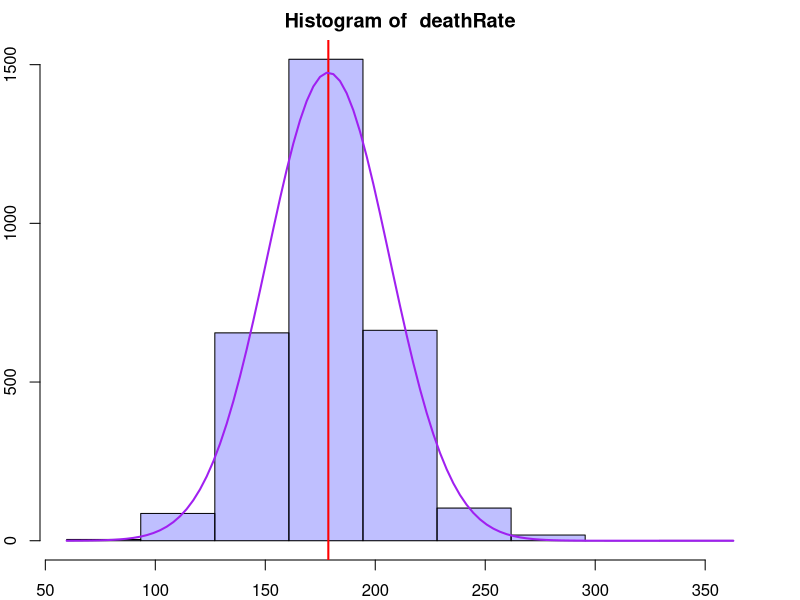
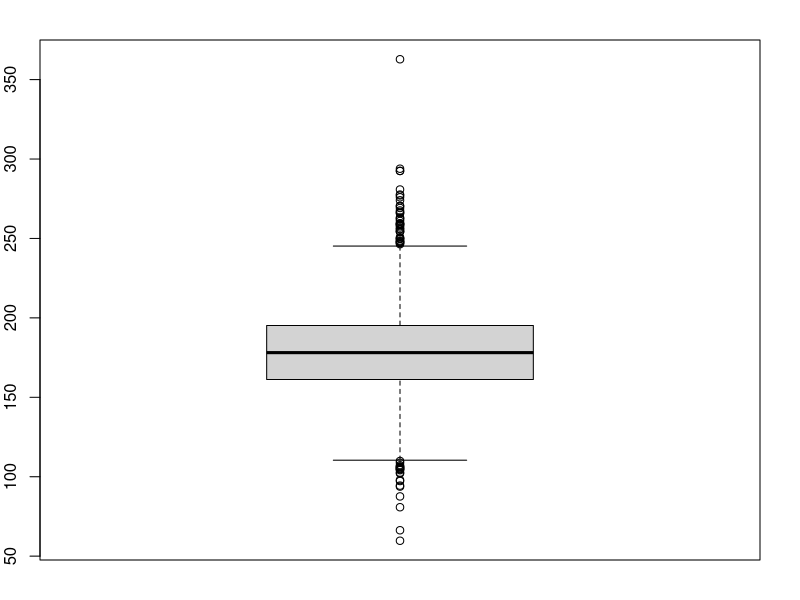
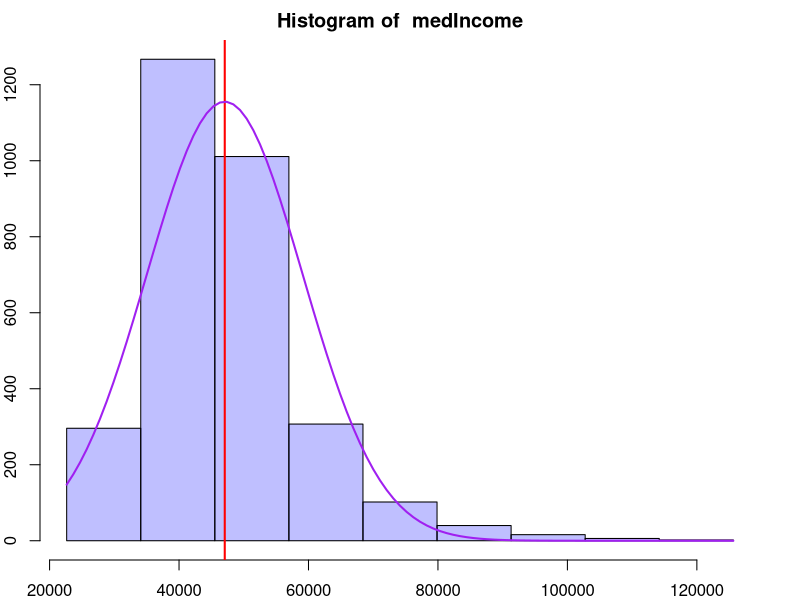
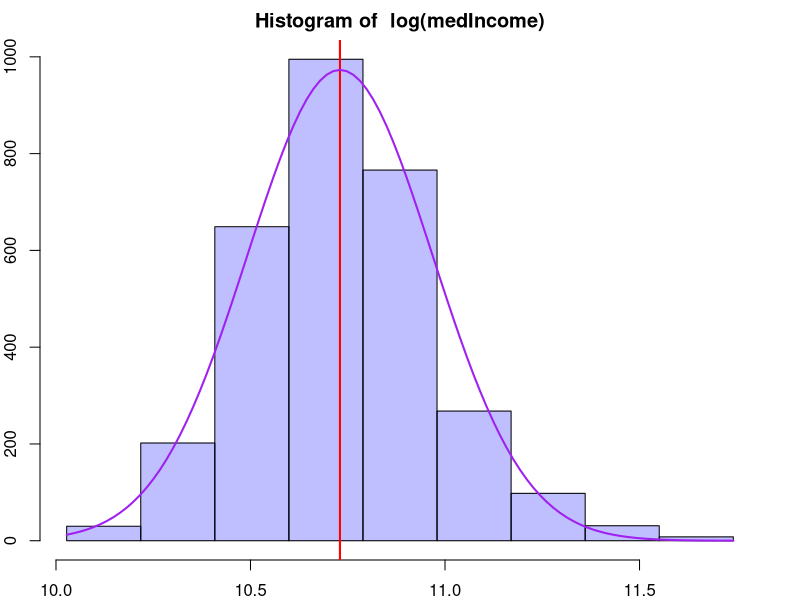
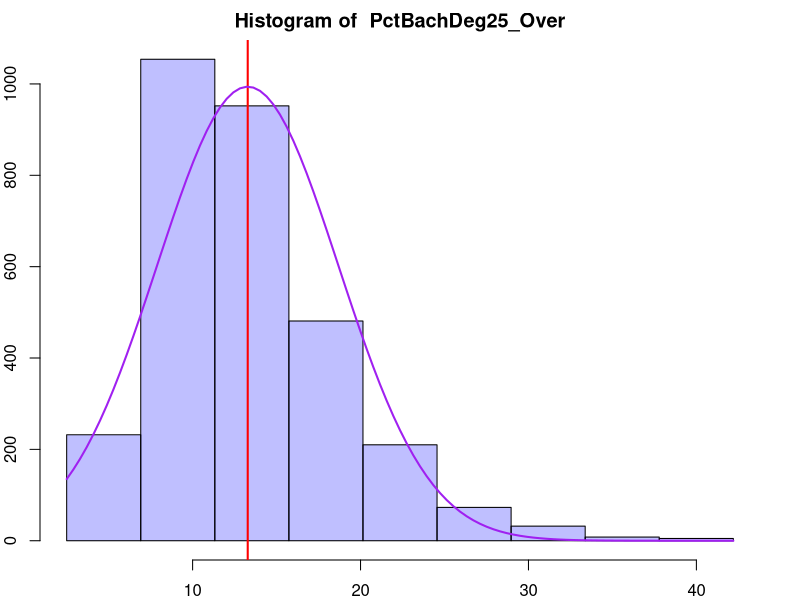
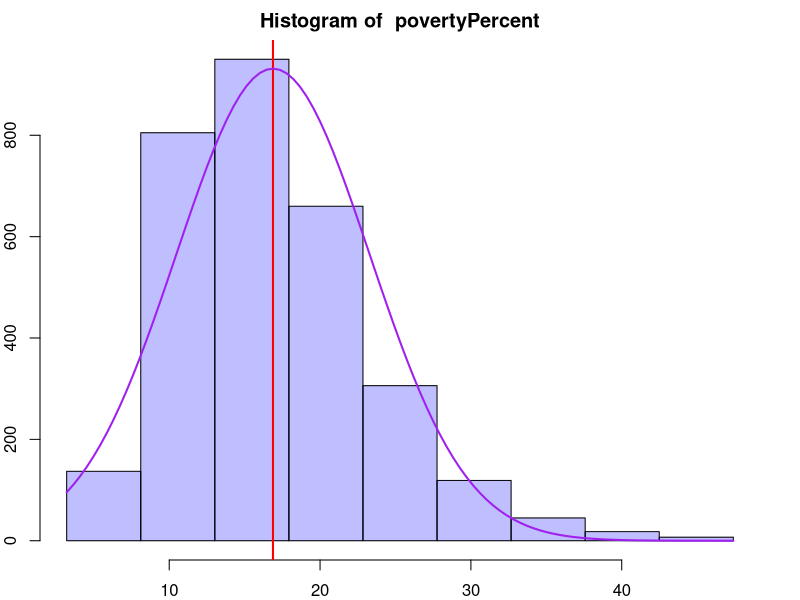
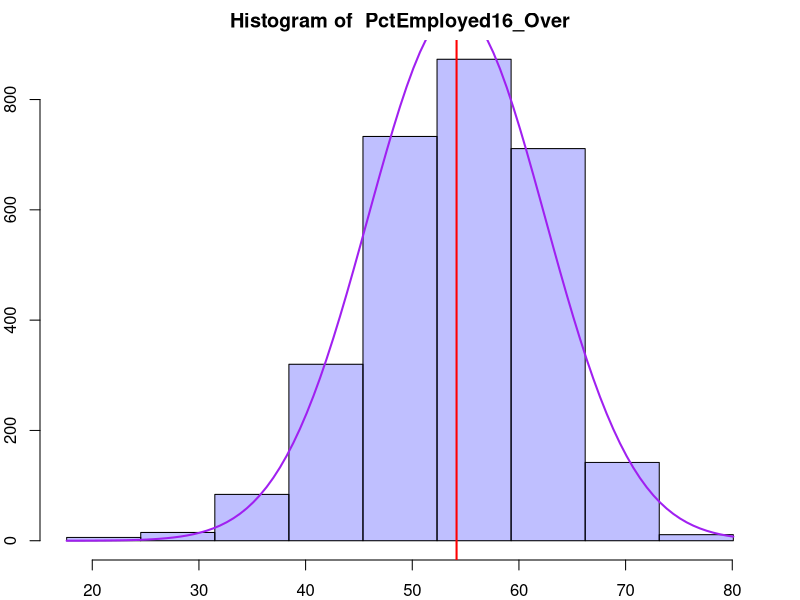
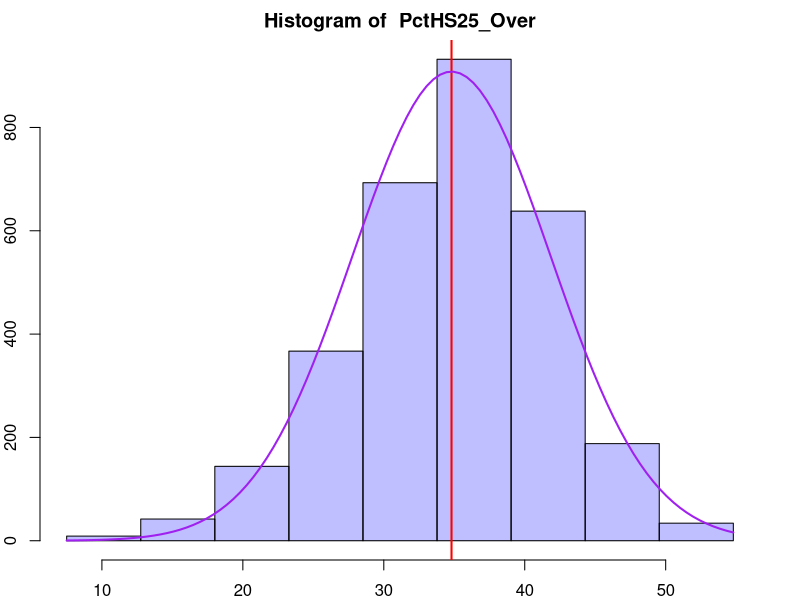

The R script that drew these images, in order:
## ---- chunk 1
knitr::opts_chunk$set(echo = TRUE)
## ---- chunk 2
setwd('~/Documents/MIDS/W203/hw/Lab_1/Cancer_EDA')
Cancer = read.csv('cancer.csv')
par(mar = rep(2, 4))
## ---- chunk 3
colnames(Cancer)
## ---- chunk 4
summary(Cancer)
attach(Cancer)
## ---- chunk 5
# convenient wrapper function for a prettier histogram
histWithNorm <- function(vec, name) {
  # calculate the breaks for the histogram
  vecMin <- min(vec, na.rm=TRUE)
  vecMax <- max(vec, na.rm=TRUE)
  breaks <- seq(vecMin, vecMax, length.out=10) 
  vecHist <- hist(vec, col=rgb(0,0,1,1/4), breaks=breaks, main=paste("Histogram of ", name), xlab=name)
  
  # add a red line down the mean
  vecMean <- mean(vec, na.rm=TRUE)
  abline(v = vecMean, col="red", lwd=2)
  
  # plot a normal distribution over the histogram to visually compare the distributions
  vecSd <- sd(vec, na.rm=TRUE)
  # create the domain. span 6 sd's centered at the mean
  x <- seq(vecMean - 3 * vecSd, vecMean + 3 * vecSd, length.out=100)
  # get the width between each break
  histWidth <- breaks[2] - breaks[1]
  # calculate the area of the histogram and use it as the scale factor
  scaleFactor <- sum(histWidth * vecHist$counts)
  curve(dnorm(x, mean=vecMean, sd=vecSd) * scaleFactor, add=TRUE, col="purple", lwd=2)
}
## ---- chunk 6
histWithNorm(deathRate, "deathRate")
boxplot(deathRate)
## ---- chunk 7
# function that counts the number of elements in a vector that satisfy the predicate
# convenient for checking certain sanity bounds and counting how many are out of the bounds
count.by <- function(vec, predicate) {
  yes <- 0
  no <- 0
  for (n in vec) {
    if (predicate(n)) {
      yes <- yes + 1
    } else {
      no <- no + 1
    }
  }
  return(c(yes, no))
}
## ---- chunk 8
count.by(AvgHouseholdSize, function(num) num < 1)
cleanAvgHouseholdSize <- AvgHouseholdSize >= 1
## ---- chunk 9
count.by(MedianAge, function(num) num >= 200)
cleanMedianAge <- MedianAge < 200
## ---- chunk 10
count.by(PctEmployed16_Over, is.na)
cleanPctEmployed16_Over <- !is.na(PctEmployed16_Over)
## ---- chunk 11
count.by(PctSomeCol18_24, is.na)
cleanPctSomeCol18_24 <- !is.na(PctSomeCol18_24)
## ---- chunk 12
histWithNorm(medIncome, "medIncome")
histWithNorm(log(medIncome), "log(medIncome)")
## ---- chunk 13
Cancer$logMedIncome <- log(medIncome)
## ---- chunk 14
histWithNorm(PctBachDeg25_Over, "PctBachDeg25_Over")
histWithNorm(povertyPercent, "povertyPercent")
histWithNorm(PctEmployed16_Over, "PctEmployed16_Over")
histWithNorm(PctHS25_Over, "PctHS25_Over")
histWithNorm(PctPublicCoverage, "PctPublicCoverage")
histWithNorm(PctPrivateCoverage, "PctPrivateCoverage")
histWithNorm(PctUnemployed16_Over, "PctUnemployed16_Over")
## ---- chunk 15
# some columns were added, so lets update the attached version
detach(Cancer)
attach(Cancer)
## ---- chunk 16
# get just the numeric columns
numericColumns <- sapply(Cancer, is.numeric)
NumericCancer <- Cancer[, numericColumns]
# get each correlations with each column
correlations <- apply(NumericCancer, 2, function(col) cor(col, deathRate))
correlations <- correlations[!is.na(correlations)]
## ---- chunk 17
# clean the  out of PctEmployed16_Over and calculate correlation
corPctEmployed16_Over <- cor(PctEmployed16_Over[cleanPctEmployed16_Over],
                             deathRate[cleanPctEmployed16_Over])
# append it to the vector of correlations and name the entry
correlations <- c(correlations, corPctEmployed16_Over)
names(correlations)[length(correlations)] <- "PctEmployed16_Over"

# add the rest of the cleaned variables
corPctSomeCol18_24 <- cor(PctSomeCol18_24[cleanPctSomeCol18_24],
                          deathRate[cleanPctSomeCol18_24])
correlations <- c(correlations, corPctSomeCol18_24)
names(correlations)[length(correlations)] <- "PctSomeCol18_24"

corAvgHouseholdSize <- cor(AvgHouseholdSize[cleanAvgHouseholdSize],
                           deathRate[cleanAvgHouseholdSize])
correlations <- c(correlations, corAvgHouseholdSize)
names(correlations)[length(correlations)] <- "cleanAvgHouseholdSize"

corMedianAge <- cor(MedianAge[cleanMedianAge],
                    deathRate[cleanMedianAge])
correlations <- c(correlations, corMedianAge)
names(correlations)[length(correlations)] <- "cleanMedianAge"
correlations
## ---- chunk 18
# sort them
correlations <- correlations[order(abs(correlations), decreasing=TRUE)]
# remove the cor of deathRate with itself, which is 1, and always the first element after sorting
correlations <- correlations[2:length(correlations)]
correlations <- correlations[abs(correlations) >= 0.3]
correlations
## ---- chunk 19
plotInfo <- function(vec, name, corr) {
  plot(vec, deathRate, cex=0.2, sub=paste("r = ", corr), xlab=name, main=paste("deathRate vs ", name))
}

for (i in 1:length(correlations)) {
  name <- names(correlations)[i]
  plotInfo(unlist(Cancer[name]), name, correlations[i])
}
## ---- chunk 20

# Race-related variables
raceVars = Cancer[, c("PctWhite", "PctBlack", "PctAsian", "PctOtherRace")]

# get each correlations with each column
raceCors <- apply(raceVars, 2, function(col) cor(col, deathRate))

for (i in 1:length(raceCors)) {
  name <- names(raceCors)[i]
  plotInfo(unlist(Cancer[name]), name, raceCors[i])
}
## ---- chunk 21

plotInfoPctBlack <- function(vec, name, corr) {
  plot(vec, Cancer$PctBlack, cex=0.2, sub=paste("r = ", corr), xlab=name, main=paste("PctBlack vs ", name))
}

plotInfoPctBlack(Cancer$povertyPercent, "povertyPercent", cor(Cancer$PctBlack, Cancer$povertyPercent))
plotInfoPctBlack(Cancer$PctUnemployed16_Over, "PctUnemployed16_Over", cor(Cancer$PctBlack, Cancer$PctUnemployed16_Over))
## ---- chunk 22
plotInfoPctBlack(Cancer$logMedIncome, "logMedIncome", cor(Cancer$PctBlack, Cancer$logMedIncome))
plotInfoPctBlack(Cancer$PctBachDeg25_Over, "PctBachDeg25_Over", cor(Cancer$PctBlack, Cancer$PctBachDeg25_Over))
plotInfoPctBlack(Cancer$PctPrivateCoverage, "PctPrivateCoverage", cor(Cancer$PctBlack, Cancer$PctPrivateCoverage))
## ---- chunk 23

# Martial status-related variables
marriedVars = Cancer[, c("PercentMarried", "PctMarriedHouseholds")]

# get each correlations with each column
marriedCors <- apply(marriedVars, 2, function(col) cor(col, deathRate))

for (i in 1:length(marriedCors)) {
  name <- names(marriedCors)[i]
  plotInfo(unlist(Cancer[name]), name, marriedCors[i])
}
## ---- chunk 24

# `PctMarried`

plotInfoPctMarried <- function(vec, name, corr) {
  plot(vec, Cancer$PercentMarried, cex=0.2, sub=paste("r = ", corr), xlab=name, main=paste("PercentMarried vs ", name))
}

## Variables positively correlated with `deathRate` 
plotInfoPctMarried(Cancer$povertyPercent, "povertyPercent", cor(Cancer$PercentMarried, Cancer$povertyPercent))
plotInfoPctMarried(Cancer$PctUnemployed16_Over, "PctUnemployed16_Over", cor(Cancer$PercentMarried, Cancer$PctUnemployed16_Over))

## Variables negetively correlated with `deathRate` 
plotInfoPctMarried(Cancer$logMedIncome, "logMedIncome", cor(Cancer$PercentMarried, Cancer$logMedIncome))
plotInfoPctMarried(Cancer$PctBachDeg25_Over, "PctBachDeg25_Over", cor(Cancer$PercentMarried, Cancer$PctBachDeg25_Over))
plotInfoPctMarried(Cancer$PctPrivateCoverage, "PctPrivateCoverage", cor(Cancer$PercentMarried, Cancer$PctPrivateCoverage))

# `PctMarriedHouseholds`

plotInfoPctMarriedHouseholds <- function(vec, name, corr) {
  plot(vec, Cancer$PctMarriedHouseholds, cex=0.2, sub=paste("r = ", corr), xlab=name, main=paste("PctMarriedHouseholds vs ", name))
}

## Variables positively correlated with `deathRate` 
plotInfoPctMarriedHouseholds(Cancer$povertyPercent, "povertyPercent", cor(Cancer$PctMarriedHouseholds, Cancer$povertyPercent))
plotInfoPctMarriedHouseholds(Cancer$PctUnemployed16_Over, "PctUnemployed16_Over", cor(Cancer$PctMarriedHouseholds, Cancer$PctUnemployed16_Over))

## Variables negetively correlated with `deathRate` 
plotInfoPctMarriedHouseholds(Cancer$logMedIncome, "logMedIncome", cor(Cancer$PctMarriedHouseholds, Cancer$logMedIncome))
plotInfoPctMarriedHouseholds(Cancer$PctBachDeg25_Over, "PctBachDeg25_Over", cor(Cancer$PctMarriedHouseholds, Cancer$PctBachDeg25_Over))
plotInfoPctMarriedHouseholds(Cancer$PctPrivateCoverage, "PctPrivateCoverage", cor(Cancer$PctMarriedHouseholds, Cancer$PctPrivateCoverage))
## ---- chunk 25
names(correlations)
